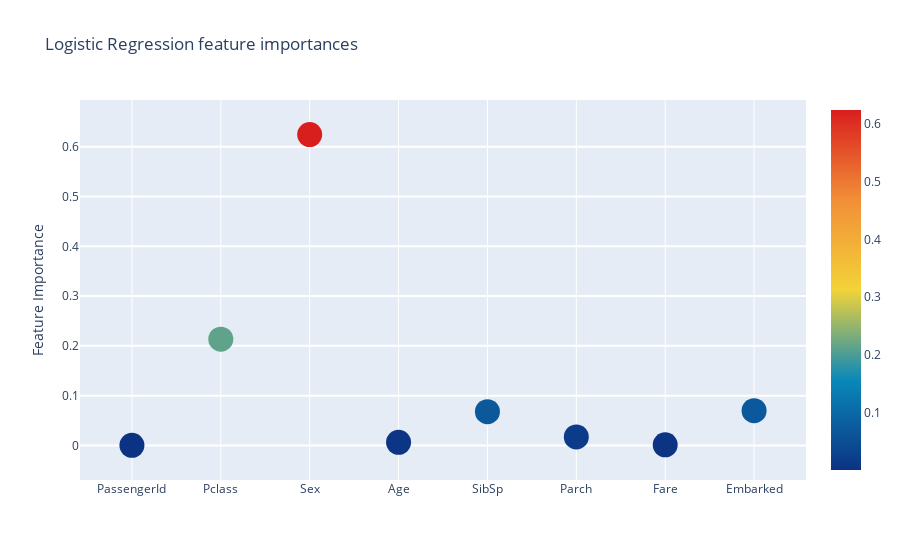
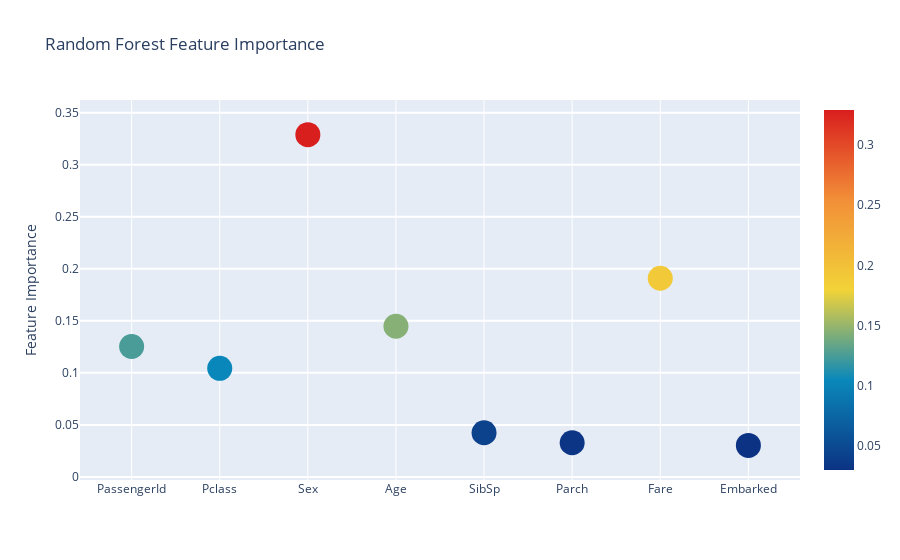
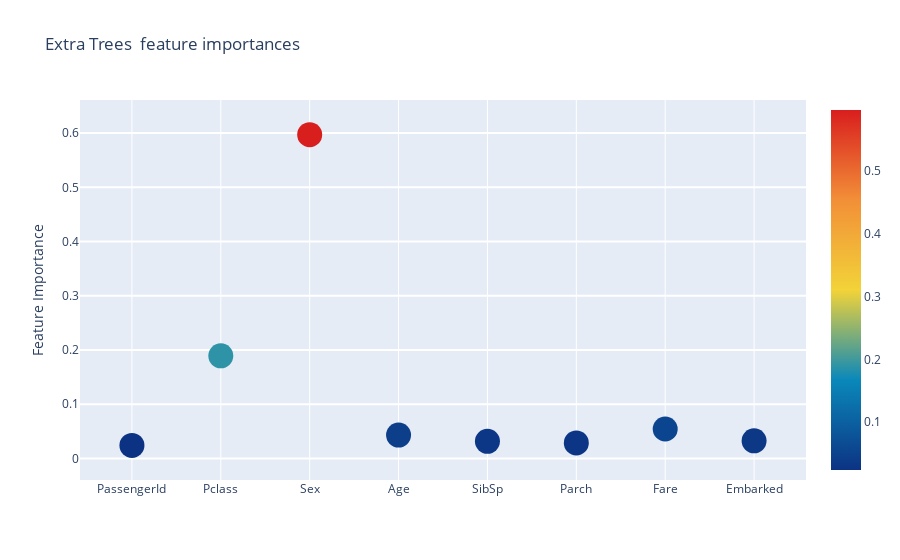
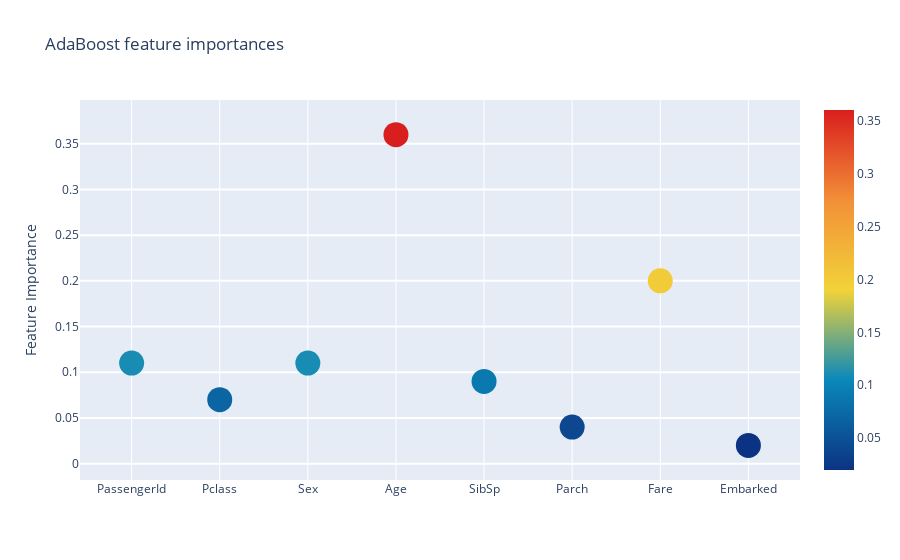

The code cell stored with these charts, in order, in its notebook:
### Code cell
#Code for this was found online

trace = go.Scatter(
    y = feature_dataframe['Logistic Regression feature importances'].values,
    x = feature_dataframe['features'].values,
    mode='markers',
    marker=dict(
        sizemode = 'diameter',
        sizeref = 1,
        size = 25,
        color = feature_dataframe['Logistic Regression feature importances'].values,
        colorscale='Portland',
        showscale=True
    ),
    text = feature_dataframe['features'].values
)
data = [trace]

layout= go.Layout(
    autosize= True,
    title= 'Logistic Regression feature importances',
    hovermode= 'closest',
    yaxis=dict(
        title= 'Feature Importance',
        ticklen= 5,
        gridwidth= 2
    ),
    showlegend= False
)
fig = go.Figure(data=data, layout=layout)
py.iplot(fig,filename='scatter2010')

######################################################

trace = go.Scatter(
    y = feature_dataframe['Random Forest feature importances'].values,
    x = feature_dataframe['features'].values,
    mode='markers',
    marker=dict(
        sizemode = 'diameter',
        sizeref = 1,
        size = 25,
        color = feature_dataframe['Random Forest feature importances'].values,
        colorscale='Portland',
        showscale=True
    ),
    text = feature_dataframe['features'].values
)
data = [trace]

layout= go.Layout(
    autosize= True,
    title= 'Random Forest Feature Importance',
    hovermode= 'closest',
    yaxis=dict(
        title= 'Feature Importance',
        ticklen= 5,
        gridwidth= 2
    ),
    showlegend= False
)
fig = go.Figure(data=data, layout=layout)
py.iplot(fig,filename='scatter2010')

#####################################################

trace = go.Scatter(
    y = feature_dataframe['Extra Trees  feature importances'].values,
    x = feature_dataframe['features'].values,
    mode='markers',
    marker=dict(
        sizemode = 'diameter',
        sizeref = 1,
        size = 25,
        color = feature_dataframe['Extra Trees  feature importances'].values,
        colorscale='Portland',
        showscale=True
    ),
    text = feature_dataframe['features'].values
)
data = [trace]

layout= go.Layout(
    autosize= True,
    title= 'Extra Trees  feature importances',
    hovermode= 'closest',
    yaxis=dict(
        title= 'Feature Importance',
        ticklen= 5,
        gridwidth= 2
    ),
    showlegend= False
)
fig = go.Figure(data=data, layout=layout)
py.iplot(fig,filename='scatter2010')

############################################################

trace = go.Scatter(
    y = feature_dataframe['AdaBoost feature importances'].values,
    x = feature_dataframe['features'].values,
    mode='markers',
    marker=dict(
        sizemode = 'diameter',
        sizeref = 1,
        size = 25,
        color = feature_dataframe['AdaBoost feature importances'].values,
        colorscale='Portland',
        showscale=True
    ),
    text = feature_dataframe['features'].values
)
data = [trace]

layout= go.Layout(
    autosize= True,
    title= 'AdaBoost feature importances',
    hovermode= 'closest',
    yaxis=dict(
        title= 'Feature Importance',
        ticklen= 5,
        gridwidth= 2
    ),
    showlegend= False
)
fig = go.Figure(data=data, layout=layout)
py.iplot(fig,filename='scatter2010')

##############################################################

trace = go.Scatter(
    y = feature_dataframe['Gradient Boost feature importances'].values,
    x = feature_dataframe['features'].values,
    mode='markers',
    marker=dict(
        sizemode = 'diameter',
        sizeref = 1,
        size = 25,
        color = feature_dataframe['Gradient Boost feature importances'].values,
        colorscale='Portland',
        showscale=True
    ),
    text = feature_dataframe['features'].values
)
data = [trace]

layout= go.Layout(
    autosize= True,
    title= 'Gradient Boost feature importances',
    hovermode= 'closest',
    yaxis=dict(
        title= 'Feature Importance',
        ticklen= 5,
        gridwidth= 2
    ),
    showlegend= False
)
fig = go.Figure(data=data, layout=layout)
py.iplot(fig,filename='scatter2010')

################################################################

trace = go.Scatter(
    y = feature_dataframe['SVC feature importances'].values,
    x = feature_dataframe['features'].values,
    mode='markers',
    marker=dict(
        sizemode = 'diameter',
        sizeref = 1,
        size = 25,
        color = feature_dataframe['SVC feature importances'].values,
        colorscale='Portland',
        showscale=True
    ),
    text = feature_dataframe['features'].values
)
data = [trace]

layout= go.Layout(
    autosize= True,
    title= 'SVC feature importances',
    hovermode= 'closest',
    yaxis=dict(
        title= 'Feature Importance',
        ticklen= 5,
        gridwidth= 2
    ),
    showlegend= False
)
fig = go.Figure(data=data, layout=layout)
py.iplot(fig,filename='scatter2010')

### Figure 1 — Plotly figure (JSON) as saved in the notebook; plotly's stock layout.template omitted (floating-point values rounded to 4 significant figures)
{"data": [{"marker": {"color": [7.426e-05, 0.2135, 0.6244, 0.006248, 0.06787, 0.01706, 0.001086, 0.06974], "colorscale": [[0, "rgb(12,51,131)"], [0.25, "rgb(10,136,186)"], [0.5, "rgb(242,211,56)"], [0.75, "rgb(242,143,56)"], [1, "rgb(217,30,30)"]], "showscale": true, "size": 25, "sizemode": "diameter", "sizeref": 1}, "mode": "markers", "text": ["PassengerId", "Pclass", "Sex", "Age", "SibSp", "Parch", "Fare", "Embarked"], "type": "scatter", "x": ["PassengerId", "Pclass", "Sex", "Age", "SibSp", "Parch", "Fare", "Embarked"], "y": [7.426e-05, 0.2135, 0.6244, 0.006248, 0.06787, 0.01706, 0.001086, 0.06974]}], "layout": {"autosize": true, "hovermode": "closest", "showlegend": false, "title": {"text": "Logistic Regression feature importances"}, "yaxis": {"gridwidth": 2, "ticklen": 5, "title": {"text": "Feature Importance"}}}}

### Figure 2 — Plotly figure (JSON) as saved in the notebook; plotly's stock layout.template omitted (floating-point values rounded to 4 significant figures)
{"data": [{"marker": {"color": [0.1254, 0.1043, 0.329, 0.1448, 0.04244, 0.03283, 0.1909, 0.0303], "colorscale": [[0, "rgb(12,51,131)"], [0.25, "rgb(10,136,186)"], [0.5, "rgb(242,211,56)"], [0.75, "rgb(242,143,56)"], [1, "rgb(217,30,30)"]], "showscale": true, "size": 25, "sizemode": "diameter", "sizeref": 1}, "mode": "markers", "text": ["PassengerId", "Pclass", "Sex", "Age", "SibSp", "Parch", "Fare", "Embarked"], "type": "scatter", "x": ["PassengerId", "Pclass", "Sex", "Age", "SibSp", "Parch", "Fare", "Embarked"], "y": [0.1254, 0.1043, 0.329, 0.1448, 0.04244, 0.03283, 0.1909, 0.0303]}], "layout": {"autosize": true, "hovermode": "closest", "showlegend": false, "title": {"text": "Random Forest Feature Importance"}, "yaxis": {"gridwidth": 2, "ticklen": 5, "title": {"text": "Feature Importance"}}}}

### Figure 3 — Plotly figure (JSON) as saved in the notebook; plotly's stock layout.template omitted (floating-point values rounded to 4 significant figures)
{"data": [{"marker": {"color": [0.02403, 0.1893, 0.5971, 0.04294, 0.03146, 0.02851, 0.0542, 0.03245], "colorscale": [[0, "rgb(12,51,131)"], [0.25, "rgb(10,136,186)"], [0.5, "rgb(242,211,56)"], [0.75, "rgb(242,143,56)"], [1, "rgb(217,30,30)"]], "showscale": true, "size": 25, "sizemode": "diameter", "sizeref": 1}, "mode": "markers", "text": ["PassengerId", "Pclass", "Sex", "Age", "SibSp", "Parch", "Fare", "Embarked"], "type": "scatter", "x": ["PassengerId", "Pclass", "Sex", "Age", "SibSp", "Parch", "Fare", "Embarked"], "y": [0.02403, 0.1893, 0.5971, 0.04294, 0.03146, 0.02851, 0.0542, 0.03245]}], "layout": {"autosize": true, "hovermode": "closest", "showlegend": false, "title": {"text": "Extra Trees  feature importances"}, "yaxis": {"gridwidth": 2, "ticklen": 5, "title": {"text": "Feature Importance"}}}}

### Figure 4 — Plotly figure (JSON) as saved in the notebook; plotly's stock layout.template omitted (floating-point values rounded to 4 significant figures)
{"data": [{"marker": {"color": [0.11, 0.07, 0.11, 0.36, 0.09, 0.04, 0.2, 0.02], "colorscale": [[0, "rgb(12,51,131)"], [0.25, "rgb(10,136,186)"], [0.5, "rgb(242,211,56)"], [0.75, "rgb(242,143,56)"], [1, "rgb(217,30,30)"]], "showscale": true, "size": 25, "sizemode": "diameter", "sizeref": 1}, "mode": "markers", "text": ["PassengerId", "Pclass", "Sex", "Age", "SibSp", "Parch", "Fare", "Embarked"], "type": "scatter", "x": ["PassengerId", "Pclass", "Sex", "Age", "SibSp", "Parch", "Fare", "Embarked"], "y": [0.11, 0.07, 0.11, 0.36, 0.09, 0.04, 0.2, 0.02]}], "layout": {"autosize": true, "hovermode": "closest", "showlegend": false, "title": {"text": "AdaBoost feature importances"}, "yaxis": {"gridwidth": 2, "ticklen": 5, "title": {"text": "Feature Importance"}}}}
